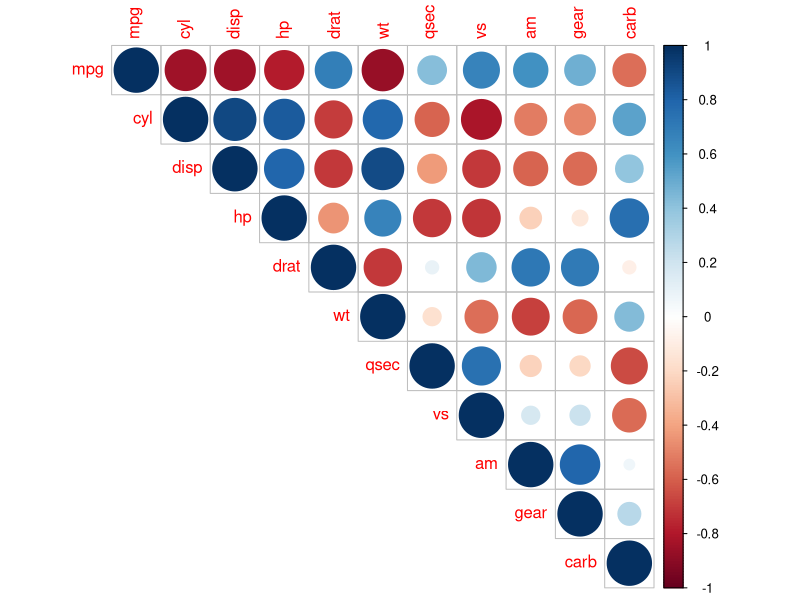
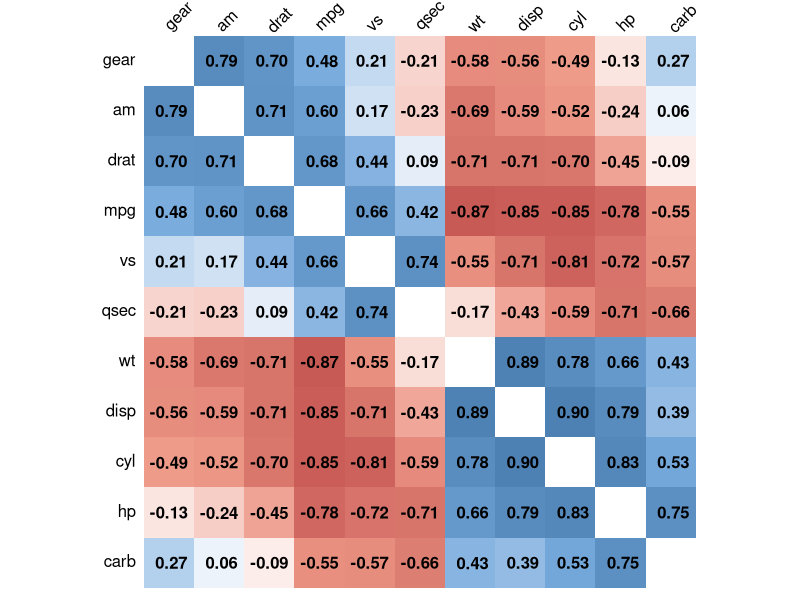
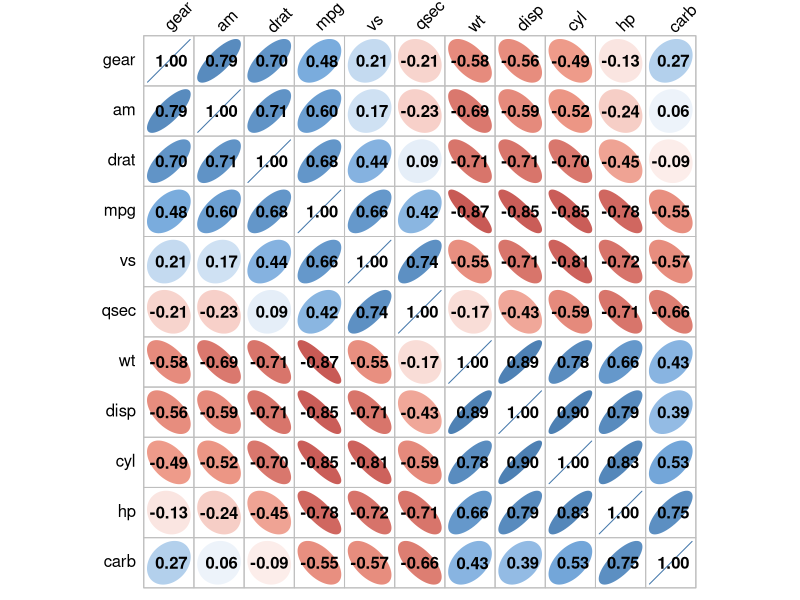

Recreate these plots in R, in order.
library(corrplot)

mtcars
corr <- round(cor(mtcars), digits = 2)
corr

corrplot(corr, type = 'upper')

col <- colorRampPalette(c('#BB4444', '#EE9988', '#FFFFFF', '#77AADD', '#4477AA'))
corrplot(corr, method = 'shade', shade.col = NA, tl.col = 'black', tl.srt = 45,
         col = col(200), addCoef.col = 'black', cl.pos = 'n', diag = FALSE, order = 'AOE')
corrplot(corr, method = 'ellipse', shade.col = NA, tl.col = 'black', tl.srt = 45,
         col = col(200), addCoef.col = 'black', cl.pos = 'n', order = 'AOE')
